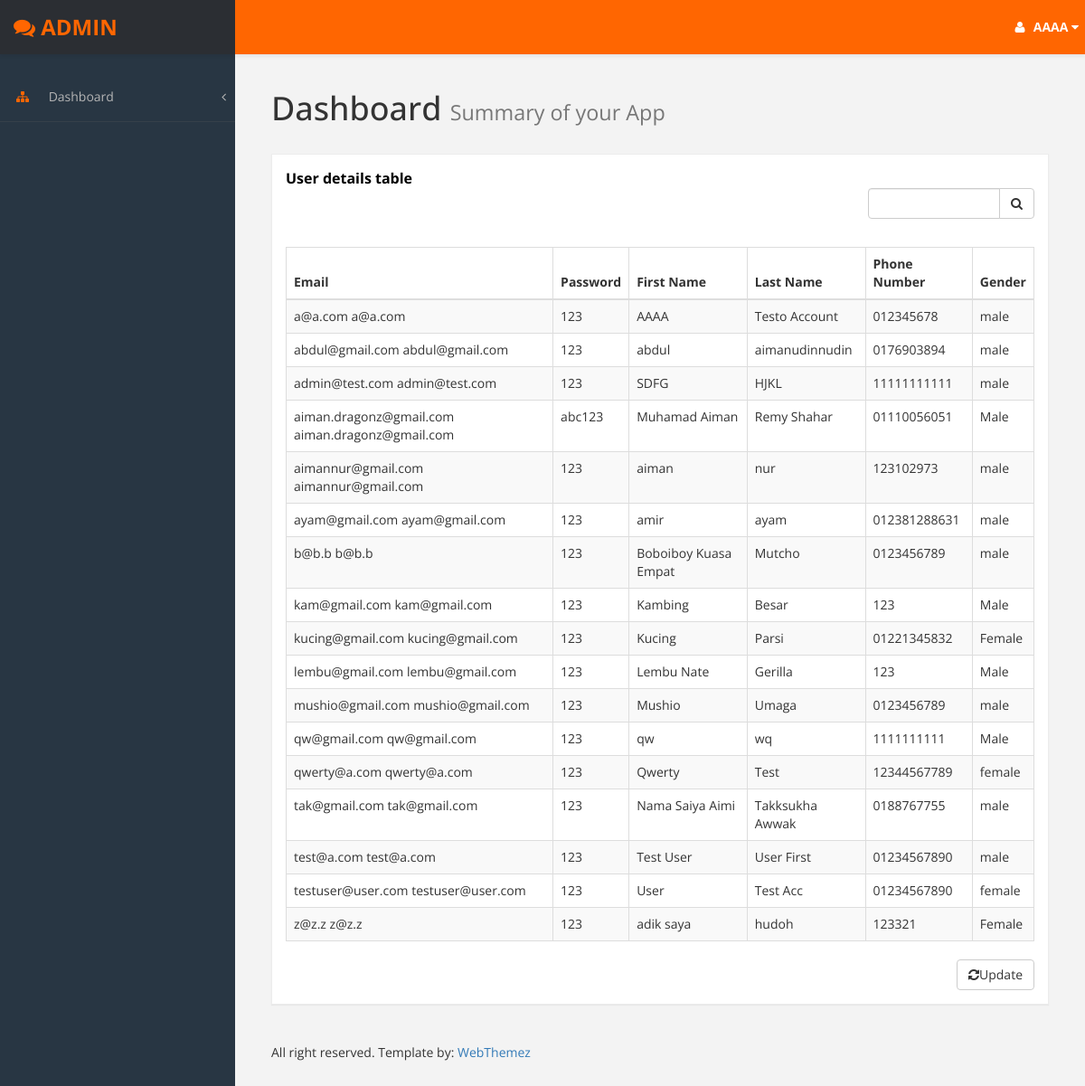
The app's page /admin_user_search.php (signed in) with its own data.
### tables this page shows
CREATE TABLE `user` (
  `email` varchar(100) NOT NULL,
  `password` varchar(100) NOT NULL,
  `fname` varchar(100) NOT NULL,
  `lname` varchar(100) NOT NULL,
  `usertype` varchar(20) NOT NULL,
  `phoneno` varchar(15) NOT NULL,
  `gender` text NOT NULL
);

### admin_user_search.php (the view, shortened to what this page needs)
 <?php
if(isset($_SESSION['email']))
{
 $con=mysqli_connect("localhost","root","","eventwp") or die("cannot connect to the server.".mysqli_error($con));
?>
<!DOCTYPE html>
<html>
<head>
    <link href="assets/css/bootstrap.css" rel="stylesheet" />
    <link href="assets/css/font-awesome.css" rel="stylesheet" />
    <link href="assets/js/morris/morris-0.4.3.min.css" rel="stylesheet" />
    <link href="assets/css/custom-styles.css" rel="stylesheet" />
</head>
<body>
    <div id="wrapper">
        <nav class="navbar navbar-default top-navbar" role="navigation">
            <div class="navbar-header">
                <a class="navbar-brand" href="admin.php"> <strong><i class="fa fa-comments"></i> ADMIN </strong></a>
            </div>
            <ul class="nav navbar-top-links navbar-right">
                <li class="dropdown">
                    <a class="dropdown-toggle" data-toggle="dropdown" href="#" aria-expanded="false">
                        <i class="fa fa-user fa-fw"></i><b>   <?php echo $_SESSION['fname']?></b>   <i class="fa fa-caret-down"></i>
                    </a>
                </li>
            </ul>
        </nav>
        <nav class="navbar-default navbar-side" role="navigation">
            <div class="sidebar-collapse">
                <ul class="nav" id="main-menu">
                    <li>
                        <a href="#"><i class="fa fa-sitemap"></i> Dashboard<span class="fa arrow"></span></a>
                    </li>
                </ul>
            </div>
        </nav>
        <div id="page-wrapper">
            <div id="page-inner">
                <div class="row">
                    <div class="col-md-12">
                        <h1 class="page-header">
                            Dashboard <small>Summary of your App</small>
                        </h1>
                    </div>
                </div>
            <div class="row">
                <div class="col-md-12">
                    <div class="panel panel-default">
                        <div class="panel-heading">
                             User details table
                                                    <div class="row">
                                                            <div class="col-sm-9">
                                                             </div>
                                                            <div class="col-md-3 ">
                                         <form method="POST" action="admin_user_search.php">
                                                     <div align="right" class="form-group input-group">
                            <input align="right" type="text" class="form-control" name="search">
                                    <span class="input-group-btn">
                                            <button class="btn btn-default" type="button" value="search_triggered"><i class="fa fa-search"></i>
                                             </button>
                                     </span>
                                </form>
                                 </div>
                             </div>
                     </div>
                        </div>
                        <div class="panel-body">
                            <div class="table-responsive">
                                <table class="table table-striped table-bordered table-hover" id="dataTables-example">
                                    <thead>
                                        <tr>
                                            <th>Email</th>
                                            <th>Password</th>
                                            <th>First Name</th>
                                            <th>Last Name</th>
                                            <th>Phone Number</th>
                                            <th>Gender</th>
                                        </tr>
                                    </thead>
                                    <tbody>
                                      <?php
                                        $con=mysqli_connect("localhost","root","","eventwp") or die("cannot connect to the server.".mysqli_error($con));
                                        $sql="SELECT * FROM user";
                                        $result=mysqli_query($con,$sql) or die("cannot execute sql");
                                        while($data=mysqli_fetch_array($result,MYSQLI_BOTH))
{                                       $email=$data[0];
                                        $pwd=$data[1];
                                        $fname=$data[2];
                                        $lname=$data[3];
                                        $pnum=$data[5];
                                        $gender=$data[6];
?>
                                        <tr class="odd gradeX">
                                            <td> <?php echo "$email"?>
                                            <?php echo "$email"?>
                                            </td>
                                            <td>
                                                <?php echo "$pwd"?>
                                            <td>
                                                <?php echo "$fname"?>
                                            <td>
                                            <?php echo "$lname"?>
                                            <td>
                                                <?php echo "$pnum"?>
                                            <td>
                                            <?php echo "$gender"?>
                                            </td>
                                        </tr>
                                   <?php }
                                    ?>
                                    </tbody>
                                </table>
                                <div align="right">
                           <a href="admin_user_details.php" class="btn btn-default"><i class=" fa fa-refresh "></i>Update</a>
                       </div>
                            </div>
                        </div>
                    </div>
                </div>
            </div>
                <footer><p>All right reserved. Template by: <a href="http://webthemez.com">WebThemez</a></p></footer>
            </div>
        </div>
<?php
}
else
{
 echo "No session exist or session is expired. Please log in again";
 header("refresh:2.0; url:../signin.php");
}
 exit();
?>

### assets/css/custom-styles.css (style rules this page uses)
body { font-family: 'Open Sans', sans-serif; background-color: #283643; }
#wrapper { width: 100%; background: #283643; }
#page-wrapper { padding: 15px 15px; min-height: 600px; background: #f3f3f3; }
#page-inner { width:100%; margin:10px 20px 10px 0px; background-color:transparent; padding:10px; min-height:1200px; }
h1, .h1, h2, .h2, h3, .h3 { margin-top: 7px; margin-bottom: -5px; }
p { font-size:16px; line-height:25px; padding-top:20px; }
.panel { border-radius:0px; }
.navbar-side .nav > li > a > i { color: #ff6601; padding: 8px; width: 30px; text-align: center; }
.top-navbar { position: fixed; width: 100%; z-index: 300; -webkit-box-shadow: 0 3px 3px rgba(0, 0, 0, 0.05); -moz-box-shadow: 0 3px 3px rgba(0, 0, 0, 0.05); box-shadow: 0 3px 3px rgba(0, 0, 0, 0.05); }
.navbar-side { z-index: 1; position: fixed; width: 260px; top: 80px; }
#page-wrapper { position: relative; top: 55px; }
.page-header { padding-bottom: 9px; margin: 10px 0 20px; border-bottom: 1px solid transparent; }
.panel-default { border-color: #ECECEC; }
.panel-default > .panel-heading { color: #000; border-color: #FFF; font-weight:bold; background: #FFFFFF; font-size: 16px; }
.panel-heading { padding: 15px 15px 0px; border-bottom: 1px solid transparent; border-top-left-radius: 3px; border-top-right-radius: 3px; }
footer p { font-size: 14px; }
.top-navbar { margin:0px; }
.top-navbar .navbar-brand { color: #fff; width: 260px; text-align: left; height: 60px; font-size: 24px; font-weight: 700; text-transform: uppercase; line-height: 30px; background: #283643; }
.top-navbar .nav > li { position: relative; display: inline-block; margin: 0px; padding: 0px; }
.top-navbar .nav > li > a { position: relative; display: block; padding: 20px; color: #FFFFFF; margin: 0px; }
.arrow { float: right; margin-top: 8px; }
.fa.arrow:before { content: "\f104"; }
.sidebar-collapse , .sidebar-collapse .nav { background:none; }
.sidebar-collapse .nav { padding:0; }
.sidebar-collapse .nav > li > a { color: #B5B5B5; background:transparent; text-shadow:none; }
.sidebar-collapse > .nav > li > a { padding: 12px 10px; }
.sidebar-collapse > .nav > li { border-bottom: 1px solid rgba(107, 108, 109, 0.19); }
.navbar-side { border:none; background-color: rgb(40, 54, 67); }
.top-navbar { background: #ff6601; border-bottom:none; }
.top-navbar .nav > li > a > i { margin-right: 2px; }
.navbar-default { border:0px solid black; }
.navbar-header { background: transparent; }
.nav > li > a > i { margin-right:10px; color: #FFF; }
@media (min-width:768px) { #page-wrapper { margin: 0 0 0 260px; padding: 15px 30px; min-height: 1200px; } }
@media (min-width:768px) { .navbar-side { z-index: 1; width: 260px; } }
@media (min-width:768px) { .navbar { border-radius: 0px; } }

### records on screen
user: email "a@a.com", password "123", fname "AAAA", lname "Testo Account", phoneno "012345678", gender "male"
user: email "abdul@gmail.com", password "123", fname "abdul", lname "aimanudinnudin", phoneno "0176903894", gender "male"
user: email "admin@test.com", password "123", fname "SDFG", lname "HJKL", phoneno "11111111111", gender "male"
user: email "aiman.dragonz@gmail.com", password "abc123", fname "Muhamad Aiman", lname "Remy Shahar", phoneno "01110056051", gender "Male"
user: email "aimannur@gmail.com", password "123", fname "aiman", lname "nur", phoneno "123102973", gender "male"
user: email "ayam@gmail.com", password "123", fname "amir", lname "ayam", phoneno "012381288631", gender "male"
user: email "b@b.b", password "123", fname "Boboiboy Kuasa Empat", lname "Mutcho", phoneno "0123456789", gender "male"
user: email "kam@gmail.com", password "123", fname "Kambing", lname "Besar", phoneno "123", gender "Male"
user: email "kucing@gmail.com", password "123", fname "Kucing", lname "Parsi", phoneno "01221345832", gender "Female"
user: email "lembu@gmail.com", password "123", fname "Lembu Nate", lname "Gerilla", phoneno "123", gender "Male"
user: email "mushio@gmail.com", password "123", fname "Mushio", lname "Umaga", phoneno "0123456789", gender "male"
user: email "qw@gmail.com", password "123", fname "qw", lname "wq", phoneno "1111111111", gender "Male"
user: email "qwerty@a.com", password "123", fname "Qwerty", lname "Test", phoneno "12344567789", gender "female"
user: email "tak@gmail.com", password "123", fname "Nama Saiya Aimi", lname "Takksukha Awwak", phoneno "0188767755", gender "male"
user: email "test@a.com", password "123", fname "Test User", lname "User First", phoneno "01234567890", gender "male"
user: email "testuser@user.com", password "123", fname "User", lname "Test Acc", phoneno "01234567890", gender "female"
user: email "z@z.z", password "123", fname "adik saya", lname "hudoh", phoneno "123321", gender "Female"

### other values on screen
$_SESSION['fname'] "AAAA"
